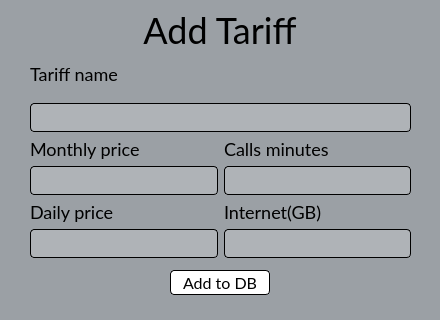
<?xml version="1.0" encoding="UTF-8"?>
<ui version="4.0">
 <class>InsertTariffDialog</class>
 <widget class="QDialog" name="InsertTariffDialog">
  <property name="geometry">
   <rect>
    <x>0</x>
    <y>0</y>
    <width>440</width>
    <height>320</height>
   </rect>
  </property>
  <property name="windowTitle">
   <string>Dialog</string>
  </property>
  <property name="styleSheet">
   <string notr="true">background-color:rgb(155,160, 165);
font-family:Lato, Arial, Consolas;
color:black;
font-size:18px;</string>
  </property>
  <property name="modal">
   <bool>true</bool>
  </property>
  <widget class="QPushButton" name="confirm_addition_btn">
   <property name="geometry">
    <rect>
     <x>170</x>
     <y>270</y>
     <width>100</width>
     <height>25</height>
    </rect>
   </property>
   <property name="styleSheet">
    <string notr="true">QPushButton{
color:black;
background-color:white;
border:1px solid black;
border-radius:4px;
font-size:16px;
}
QPushButton:hover{
	background-color:rgb(200, 200, 200);
}</string>
   </property>
   <property name="text">
    <string>Add to DB</string>
   </property>
  </widget>
  <widget class="QLabel" name="header_label">
   <property name="geometry">
    <rect>
     <x>140</x>
     <y>10</y>
     <width>160</width>
     <height>40</height>
    </rect>
   </property>
   <property name="font">
    <font>
     <family>Lato</family>
     <pointsize>-1</pointsize>
    </font>
   </property>
   <property name="styleSheet">
    <string notr="true">background-color:transparent;
font-size:36px;</string>
   </property>
   <property name="text">
    <string>Add Tariff</string>
   </property>
   <property name="alignment">
    <set>Qt::AlignmentFlag::AlignCenter</set>
   </property>
  </widget>
  <widget class="QWidget" name="layoutWidget">
   <property name="geometry">
    <rect>
     <x>30</x>
     <y>50</y>
     <width>381</width>
     <height>208</height>
    </rect>
   </property>
   <layout class="QVBoxLayout" name="verticalLayout_6">
    <item>
     <layout class="QVBoxLayout" name="verticalLayout_5">
      <item>
       <widget class="QLabel" name="label_2">
        <property name="font">
         <font>
          <family>Lato</family>
          <pointsize>-1</pointsize>
         </font>
        </property>
        <property name="styleSheet">
         <string notr="true">background-color:transparent;
</string>
        </property>
        <property name="text">
         <string>Tariff name</string>
        </property>
       </widget>
      </item>
      <item>
       <widget class="QLineEdit" name="tariff_name_lineEdit">
        <property name="styleSheet">
         <string notr="true">background-color:rgba(255, 255, 255, 0.2);
color:black;
font-family:Lato, Arial, Consolas;
font-size:20px;
border-radius:4px;
border:1px solid black;
padding-left:4px;</string>
        </property>
        <property name="text">
         <string/>
        </property>
       </widget>
      </item>
     </layout>
    </item>
    <item>
     <layout class="QGridLayout" name="gridLayout">
      <item row="0" column="0">
       <layout class="QVBoxLayout" name="verticalLayout">
        <item>
         <widget class="QLabel" name="label_3">
          <property name="font">
           <font>
            <family>Lato</family>
            <pointsize>-1</pointsize>
           </font>
          </property>
          <property name="styleSheet">
           <string notr="true">font-size:18px;</string>
          </property>
          <property name="text">
           <string>Monthly price</string>
          </property>
         </widget>
        </item>
        <item>
         <widget class="QLineEdit" name="daily_p_lineEdit">
          <property name="styleSheet">
           <string notr="true">background-color:rgba(255, 255, 255, 0.2);
color:black;
font-family:Lato, Arial, Consolas;
font-size:20px;
border-radius:4px;
border:1px solid black;
padding-left:4px;</string>
          </property>
         </widget>
        </item>
       </layout>
      </item>
      <item row="0" column="1">
       <layout class="QVBoxLayout" name="verticalLayout_2">
        <item>
         <widget class="QLabel" name="label_5">
          <property name="font">
           <font>
            <family>Lato</family>
            <pointsize>-1</pointsize>
           </font>
          </property>
          <property name="styleSheet">
           <string notr="true">font-size:18px;</string>
          </property>
          <property name="text">
           <string>Calls minutes</string>
          </property>
         </widget>
        </item>
        <item>
         <widget class="QLineEdit" name="internet_GB_lineEdit">
          <property name="styleSheet">
           <string notr="true">background-color:rgba(255, 255, 255, 0.2);
color:black;
font-family:Lato, Arial, Consolas;
font-size:20px;
border-radius:4px;
border:1px solid black;
padding-left:4px;</string>
          </property>
         </widget>
        </item>
       </layout>
      </item>
      <item row="1" column="0">
       <layout class="QVBoxLayout" name="verticalLayout_4">
        <item>
         <widget class="QLabel" name="label_4">
          <property name="font">
           <font>
            <family>Lato</family>
            <pointsize>-1</pointsize>
           </font>
          </property>
          <property name="styleSheet">
           <string notr="true">font-size:18px;</string>
          </property>
          <property name="text">
           <string>Daily price</string>
          </property>
         </widget>
        </item>
        <item>
         <widget class="QLineEdit" name="call_minutes_lineEdit">
          <property name="styleSheet">
           <string notr="true">background-color:rgba(255, 255, 255, 0.2);
color:black;
font-family:Lato, Arial, Consolas;
font-size:20px;
border-radius:4px;
border:1px solid black;
padding-left:4px;</string>
          </property>
         </widget>
        </item>
       </layout>
      </item>
      <item row="1" column="1">
       <layout class="QVBoxLayout" name="verticalLayout_3">
        <item>
         <widget class="QLabel" name="label_6">
          <property name="font">
           <font>
            <family>Lato</family>
            <pointsize>-1</pointsize>
           </font>
          </property>
          <property name="styleSheet">
           <string notr="true">font-size:18px;</string>
          </property>
          <property name="text">
           <string>Internet(GB)</string>
          </property>
         </widget>
        </item>
        <item>
         <widget class="QLineEdit" name="monthly_p_lineEdit">
          <property name="styleSheet">
           <string notr="true">background-color:rgba(255, 255, 255, 0.2);
color:black;
font-family:Lato, Arial, Consolas;
font-size:20px;
border-radius:4px;
border:1px solid black;
padding-left:4px;</string>
          </property>
         </widget>
        </item>
       </layout>
      </item>
     </layout>
    </item>
   </layout>
  </widget>
  <widget class="QPushButton" name="return_btn">
   <property name="geometry">
    <rect>
     <x>390</x>
     <y>10</y>
     <width>40</width>
     <height>40</height>
    </rect>
   </property>
   <property name="styleSheet">
    <string notr="true">border:none;
border-radius:4px;
background-color:transparent;</string>
   </property>
   <property name="text">
    <string/>
   </property>
   <property name="iconSize">
    <size>
     <width>80</width>
     <height>80</height>
    </size>
   </property>
  </widget>
  <zorder>layoutWidget</zorder>
  <zorder>confirm_addition_btn</zorder>
  <zorder>header_label</zorder>
  <zorder>return_btn</zorder>
 </widget>
 <resources/>
 <connections/>
</ui>
